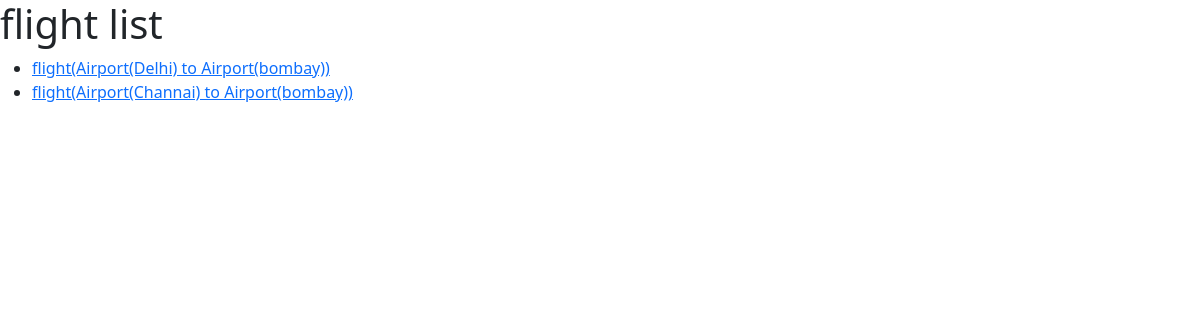
Before: /airline/home with the older database file.
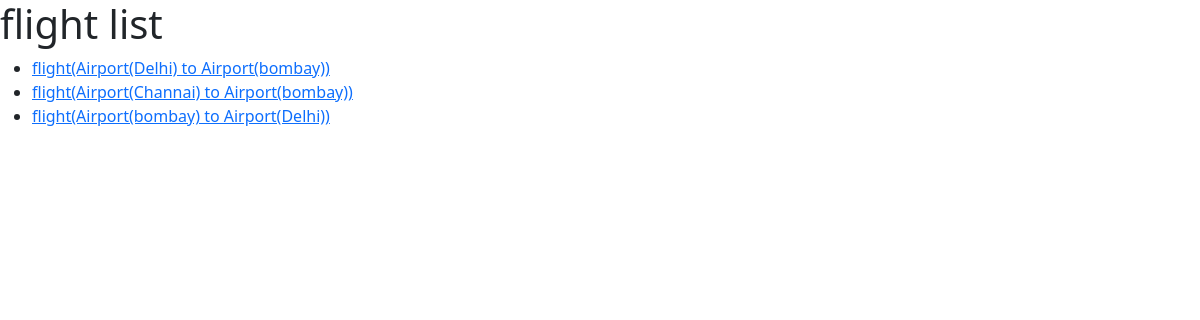
After: the same page with the newer database file.
### airline/models.py (models this page shows)
class flight(models.Model):
    origin=models.ForeignKey(airport,on_delete=models.CASCADE,related_name='departure')
    destination=models.ForeignKey(airport,on_delete=models.CASCADE,related_name='arrival')
    duration=models.IntegerField()
    def __str__(self):
        return f"flight({self.origin} to {self.destination})"

class airport(models.Model):
    city=models.CharField(max_length=40)
    code=models.CharField(max_length=40)
    def __str__(self):
        return f"Airport({self.city})"

### airline/views.py (the view)
# urls.py: path("home",views.home,name="home"),
def home(request):
    return render(request,"airline/home.html",{
        "flights":flight.objects.all()
    })

### airline/templates/airline/home.html (shortened to what this page needs)
<!DOCTYPE html>
<html lang="en">
<head>
    <link href="https://cdn.jsdelivr.net/npm/bootstrap@5.0.0-beta1/dist/css/bootstrap.min.css" rel="stylesheet">
</head>
<body>
    <h1> flight list </h1>
    <ul>
            {% for flight in flights %}
                <li>
                    <a href="{% url 'flight_details' flight.id %} ">
                        {{  flight }}
                    </a>
                </li>
            {% endfor %}
    </ul>
</body>
</html>

Changed rows visible on the page:
added flight: origin+destination "flight(Airport(bombay) to Airport(Delhi))"
